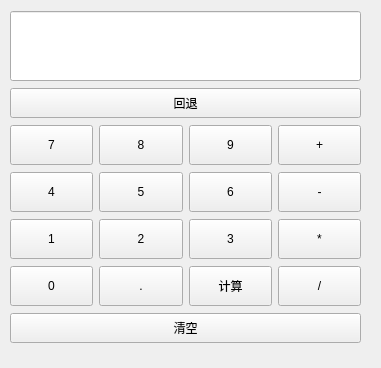
<?xml version="1.0" encoding="UTF-8"?>
<ui version="4.0">
 <class>Form</class>
 <widget class="QWidget" name="Form">
  <property name="geometry">
   <rect>
    <x>0</x>
    <y>0</y>
    <width>381</width>
    <height>368</height>
   </rect>
  </property>
  <property name="windowTitle">
   <string>计算机</string>
  </property>
  <widget class="QWidget" name="layoutWidget">
   <property name="geometry">
    <rect>
     <x>0</x>
     <y>0</y>
     <width>371</width>
     <height>361</height>
    </rect>
   </property>
   <layout class="QVBoxLayout" name="verticalLayout">
    <property name="leftMargin">
     <number>10</number>
    </property>
    <property name="topMargin">
     <number>10</number>
    </property>
    <property name="rightMargin">
     <number>10</number>
    </property>
    <property name="bottomMargin">
     <number>10</number>
    </property>
    <item>
     <widget class="QLineEdit" name="lineEdit">
      <property name="minimumSize">
       <size>
        <width>0</width>
        <height>70</height>
       </size>
      </property>
      <property name="readOnly">
       <bool>true</bool>
      </property>
     </widget>
    </item>
    <item>
     <widget class="QPushButton" name="pushButton">
      <property name="minimumSize">
       <size>
        <width>0</width>
        <height>30</height>
       </size>
      </property>
      <property name="text">
       <string>回退</string>
      </property>
     </widget>
    </item>
    <item>
     <layout class="QHBoxLayout" name="horizontalLayout">
      <item>
       <widget class="QPushButton" name="pushButton_7">
        <property name="minimumSize">
         <size>
          <width>30</width>
          <height>40</height>
         </size>
        </property>
        <property name="text">
         <string>7</string>
        </property>
       </widget>
      </item>
      <item>
       <widget class="QPushButton" name="pushButton_8">
        <property name="minimumSize">
         <size>
          <width>30</width>
          <height>40</height>
         </size>
        </property>
        <property name="text">
         <string>8</string>
        </property>
       </widget>
      </item>
      <item>
       <widget class="QPushButton" name="pushButton_9">
        <property name="minimumSize">
         <size>
          <width>30</width>
          <height>40</height>
         </size>
        </property>
        <property name="text">
         <string>9</string>
        </property>
       </widget>
      </item>
      <item>
       <widget class="QPushButton" name="pushButton_addition">
        <property name="minimumSize">
         <size>
          <width>30</width>
          <height>40</height>
         </size>
        </property>
        <property name="text">
         <string>+</string>
        </property>
       </widget>
      </item>
     </layout>
    </item>
    <item>
     <layout class="QHBoxLayout" name="horizontalLayout_2">
      <item>
       <widget class="QPushButton" name="pushButton_4">
        <property name="minimumSize">
         <size>
          <width>30</width>
          <height>40</height>
         </size>
        </property>
        <property name="text">
         <string>4</string>
        </property>
       </widget>
      </item>
      <item>
       <widget class="QPushButton" name="pushButton_5">
        <property name="minimumSize">
         <size>
          <width>30</width>
          <height>40</height>
         </size>
        </property>
        <property name="text">
         <string>5</string>
        </property>
       </widget>
      </item>
      <item>
       <widget class="QPushButton" name="pushButton_6">
        <property name="minimumSize">
         <size>
          <width>30</width>
          <height>40</height>
         </size>
        </property>
        <property name="text">
         <string>6</string>
        </property>
       </widget>
      </item>
      <item>
       <widget class="QPushButton" name="pushButton_subtraction">
        <property name="minimumSize">
         <size>
          <width>30</width>
          <height>40</height>
         </size>
        </property>
        <property name="text">
         <string>-</string>
        </property>
       </widget>
      </item>
     </layout>
    </item>
    <item>
     <layout class="QHBoxLayout" name="horizontalLayout_3">
      <item>
       <widget class="QPushButton" name="pushButton_1">
        <property name="minimumSize">
         <size>
          <width>30</width>
          <height>40</height>
         </size>
        </property>
        <property name="text">
         <string>1</string>
        </property>
       </widget>
      </item>
      <item>
       <widget class="QPushButton" name="pushButton_2">
        <property name="minimumSize">
         <size>
          <width>30</width>
          <height>40</height>
         </size>
        </property>
        <property name="text">
         <string>2</string>
        </property>
       </widget>
      </item>
      <item>
       <widget class="QPushButton" name="pushButton_3">
        <property name="minimumSize">
         <size>
          <width>30</width>
          <height>40</height>
         </size>
        </property>
        <property name="text">
         <string>3</string>
        </property>
       </widget>
      </item>
      <item>
       <widget class="QPushButton" name="pushButton_multiplication">
        <property name="minimumSize">
         <size>
          <width>30</width>
          <height>40</height>
         </size>
        </property>
        <property name="text">
         <string>*</string>
        </property>
       </widget>
      </item>
     </layout>
    </item>
    <item>
     <layout class="QHBoxLayout" name="horizontalLayout_4">
      <item>
       <widget class="QPushButton" name="pushButton_0">
        <property name="minimumSize">
         <size>
          <width>30</width>
          <height>40</height>
         </size>
        </property>
        <property name="text">
         <string>0</string>
        </property>
       </widget>
      </item>
      <item>
       <widget class="QPushButton" name="pushButton_dot">
        <property name="minimumSize">
         <size>
          <width>30</width>
          <height>40</height>
         </size>
        </property>
        <property name="text">
         <string>.</string>
        </property>
       </widget>
      </item>
      <item>
       <widget class="QPushButton" name="pushButton_reuslt">
        <property name="minimumSize">
         <size>
          <width>30</width>
          <height>40</height>
         </size>
        </property>
        <property name="text">
         <string>计算</string>
        </property>
       </widget>
      </item>
      <item>
       <widget class="QPushButton" name="pushButton_division">
        <property name="minimumSize">
         <size>
          <width>30</width>
          <height>40</height>
         </size>
        </property>
        <property name="text">
         <string>/</string>
        </property>
       </widget>
      </item>
     </layout>
    </item>
    <item>
     <widget class="QPushButton" name="pushButton_10">
      <property name="minimumSize">
       <size>
        <width>0</width>
        <height>30</height>
       </size>
      </property>
      <property name="text">
       <string>清空</string>
      </property>
     </widget>
    </item>
   </layout>
  </widget>
 </widget>
 <resources/>
 <connections/>
</ui>
